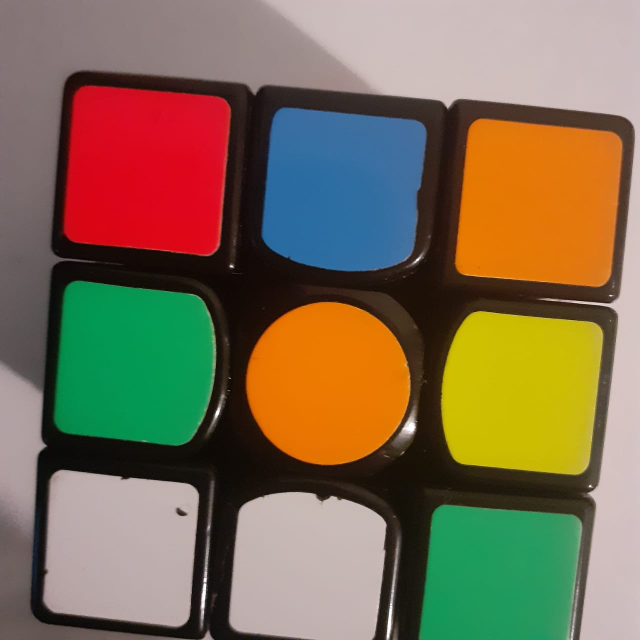
#> input picture cube_pics/cube2.jpg, 1280 x 1280 px (shown at 1/2 size)
$ python square_detection.py
#> lines starting #> are read from the running program, lines starting #| are printed output that depends on the picture; after the words box and inside, x2 and y2 are one past the last pixel; in counts of white or black regions, pixels touching at a corner belong together
from cv2 import cv2 as cv
import numpy as np
from scipy.spatial import distance as dist

# Read the image
img = cv.imread("cube_pics/cube2.jpg")
#> img is the input picture: shape (1280, 1280, 3); mean B, G, R 82.5, 109.7, 126.9
cv.imshow('image', img)

# Convert to grayscale
img_gray = cv.cvtColor(img,cv.COLOR_BGR2GRAY)
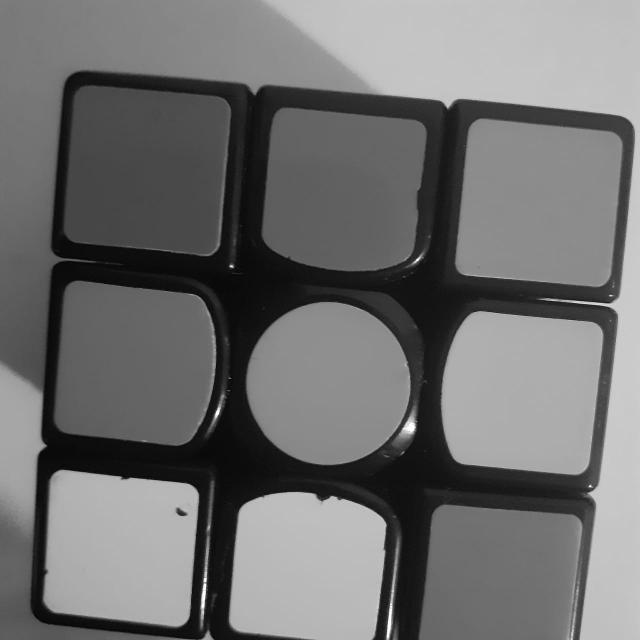
#> img_gray: shape (1280, 1280) (shown at 1/2 size); min 0, max 255, mean 111.7
cv.imshow("gray", img_gray)

# Median Filtering
img_med = cv.medianBlur(img_gray,25)
cv.imshow("median", img_med)

# Sharpen the image
sharpen_kernel = np.array([[-1,-1,-1], [-1,9,-1], [-1,-1,-1]])
img_sharp = cv.filter2D(img_med, -1, sharpen_kernel)
cv.imshow("sharp", img_sharp)

# Threshold the image
img_thresh = cv.adaptiveThreshold(img_sharp,255,cv.ADAPTIVE_THRESH_GAUSSIAN_C, cv.THRESH_BINARY,175,1)
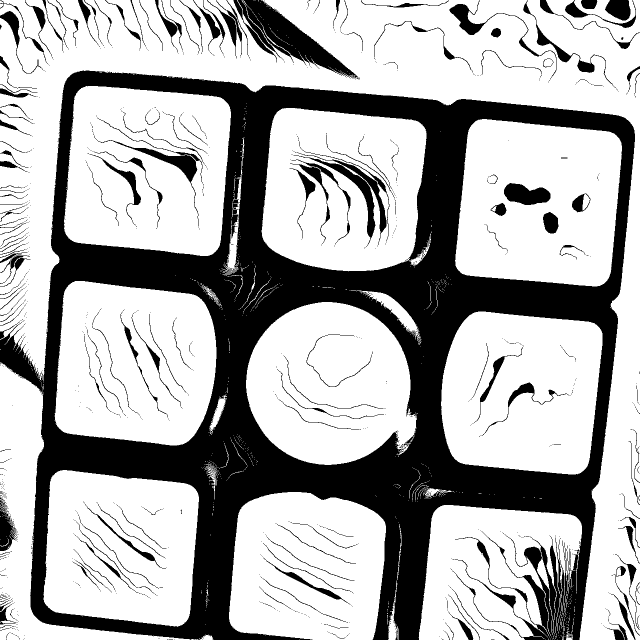
#> img_thresh: shape (1280, 1280) (shown at 1/2 size); 68.3% white; 1166 black regions (996 under 20 px), largest, box (x1, y1, x2, y2) and area: (0, 141, 1270, 1280) 442013, (475, 0, 720, 159) 11319, (587, 310, 751, 495) 2887
cv.imshow("thresh", img_thresh)

# Perform morphological operations
kernel = cv.getStructuringElement(cv.MORPH_RECT, (7,7))
img_morph = cv.morphologyEx(img_thresh, cv.MORPH_CLOSE, kernel, iterations=1)
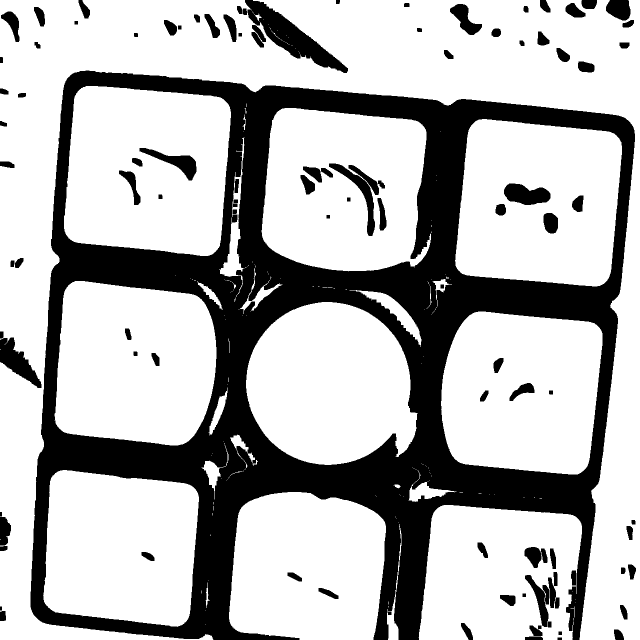
#> img_morph: shape (1280, 1280) (shown at 1/2 size); 71.2% white; 107 black regions
cv.imshow("morph", img_morph)

def get_color(image, contour):
    colours = ["red", "green", "blue", "yellow", "white", "orange"]
    bgr_codes = [(0, 0, 255),(0, 255, 0),(255, 0, 0),(0,204,204),(255,255,255),(0, 128, 255)]

    mask = np.zeros(image.shape[:2], dtype="uint8")
    cv.drawContours(mask, [contour], -1, 255, -1)
    mask = cv.erode(mask, None, iterations=6)
    mean = cv.mean(image, mask=mask)[:3]

    min_dist_color = np.argmin(np.array([dist.euclidean(bgr, mean) for bgr in bgr_codes]))

    return colours[min_dist_color]

# Find contours
cnts = cv.findContours(img_morph, cv.RETR_TREE, cv.CHAIN_APPROX_SIMPLE)[0]
#> cnts = 271 contours, 161 with area under 20; largest, box (x1, y1, x2, y2) and area: (0, 0, 1280, 1280) 382353, (128, 172, 462, 512) 98610, (910, 238, 1244, 573) 96016, (523, 216, 862, 543) 92504, (109, 562, 433, 891) 90774
min_area = 1e4
max_area = 1e5
stickers = []
for c in cnts:
    area = cv.contourArea(c)
    if area > min_area and area < max_area:
        stickers.append(c)
        x,y,w,h = cv.boundingRect(c)
        colour = get_color(img, c)
        cv.putText(img,colour, (int(x + w/2), int(y + h/2)), cv.FONT_HERSHEY_TRIPLEX, 1, (255,255,255), 2)
#> this loop made 271 passes
#> (area, x, y, w, h, colours in get_color, mean in get_color, min_dist_color in get_color) on passes 24, 53: (76503.5, 837, 1010, 327, 270, ['red', 'green', 'blue', 'yellow', 'white', 'orange'], (94.5, 154.2, 35.24), 1), (81288.5, 458, 984, 314, 296, ['red', 'green', 'blue', 'yellow', 'white', 'orange'], (178.7, 181.1, 195.8), 4)
#> (area, x, y, w, h, colour) on passes 71, 109, 120, 142, 185, 191: (83414.5, 86, 940, 312, 314, 'white'), (90050, 882, 623, 323, 326, 'yellow'), (85844.5, 492, 604, 343, 326, 'orange'), (90774.5, 109, 562, 324, 329, 'green'), (96016, 910, 238, 334, 335, 'orange'), (92504.5, 523, 216, 339, 327, 'blue')
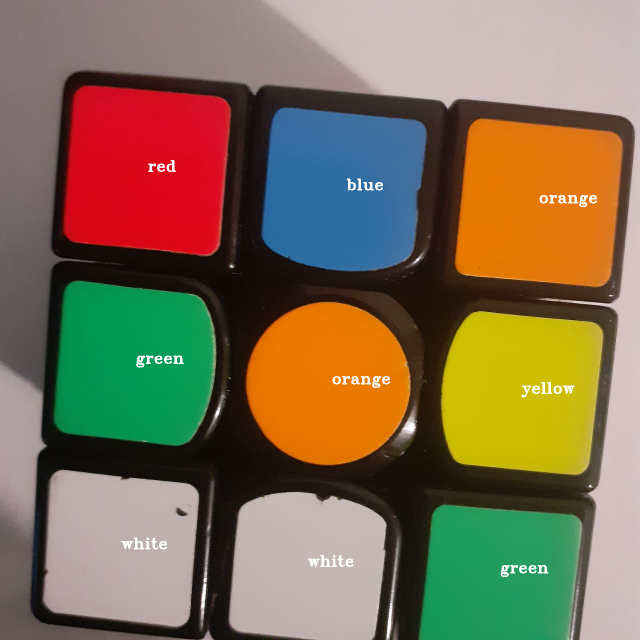
#> img: shape (1280, 1280, 3) (shown at 1/2 size); 0.51% of pixels changed, all inside (x1, y1, x2, y2) = (242, 320, 1194, 1154)
#> after the loop, stickers = 9 contours; largest, box (x1, y1, x2, y2) and area: (128, 172, 462, 512) 98610, (910, 238, 1244, 573) 96016, (523, 216, 862, 543) 92504, (109, 562, 433, 891) 90774, (882, 623, 1205, 949) 90050

cv.drawContours(img, stickers, -1, (80,255,15), 3)
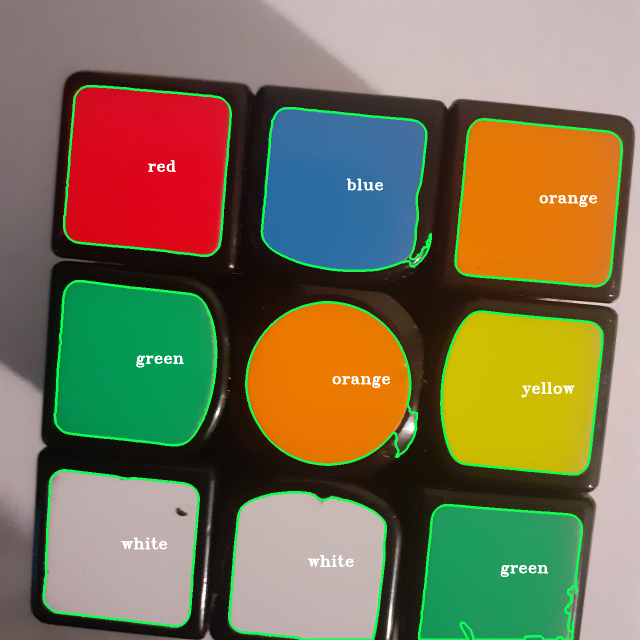
#> img: shape (1280, 1280, 3) (shown at 1/2 size); 3.07% of pixels changed, all inside (x1, y1, x2, y2) = (84, 170, 1246, 1280)
cv.imshow("contours", img)

cv.waitKey(0)
cv.destroyAllWindows()
